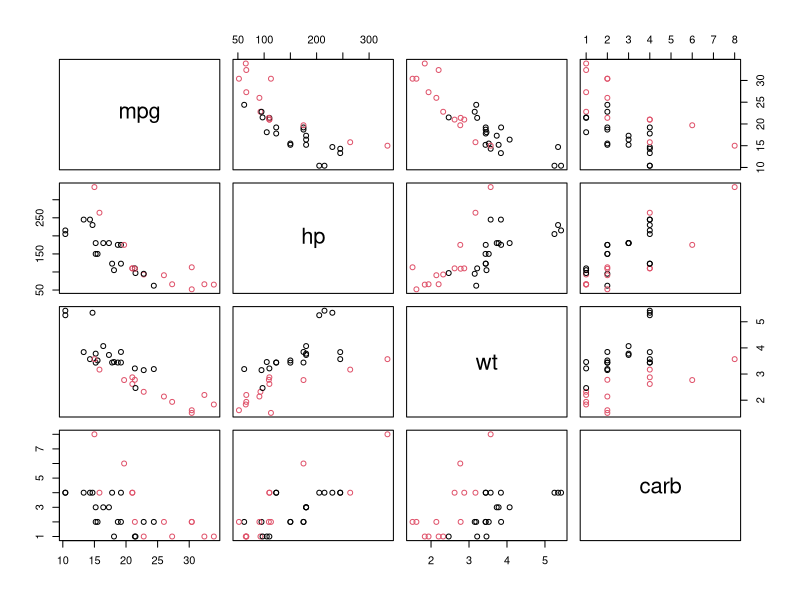
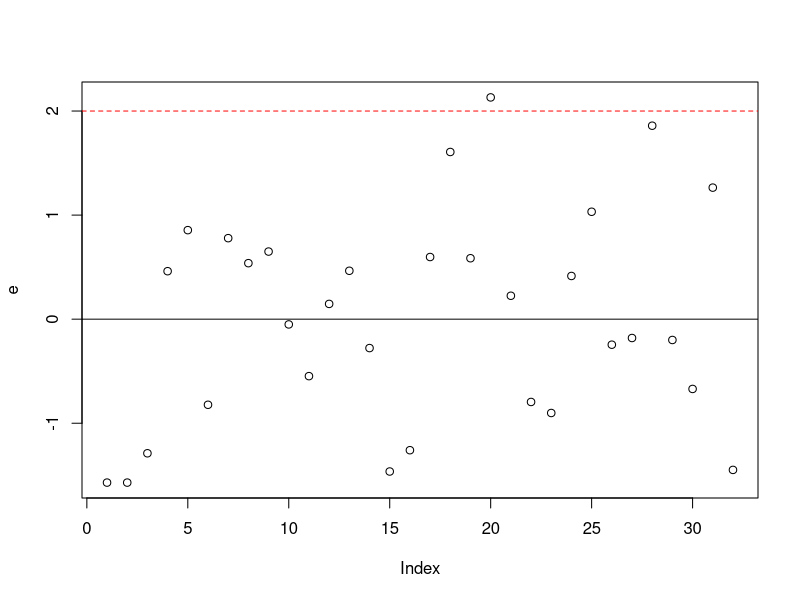
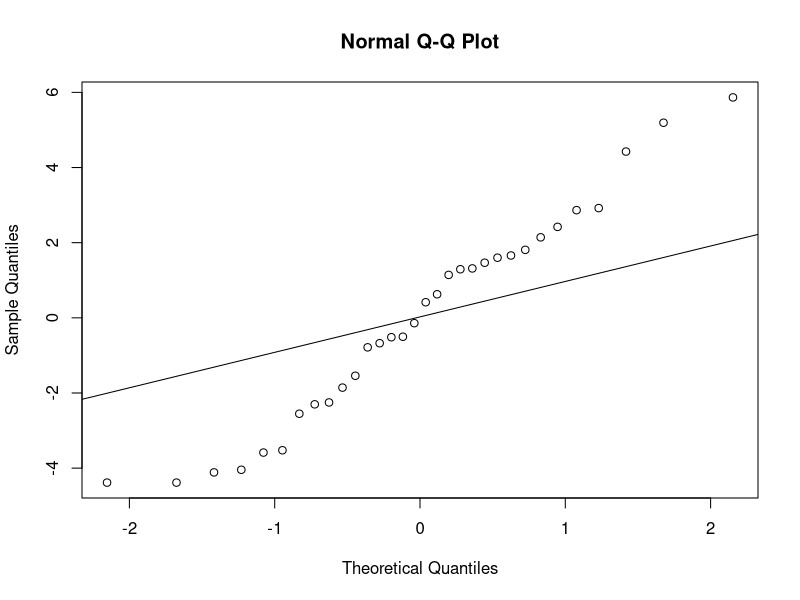
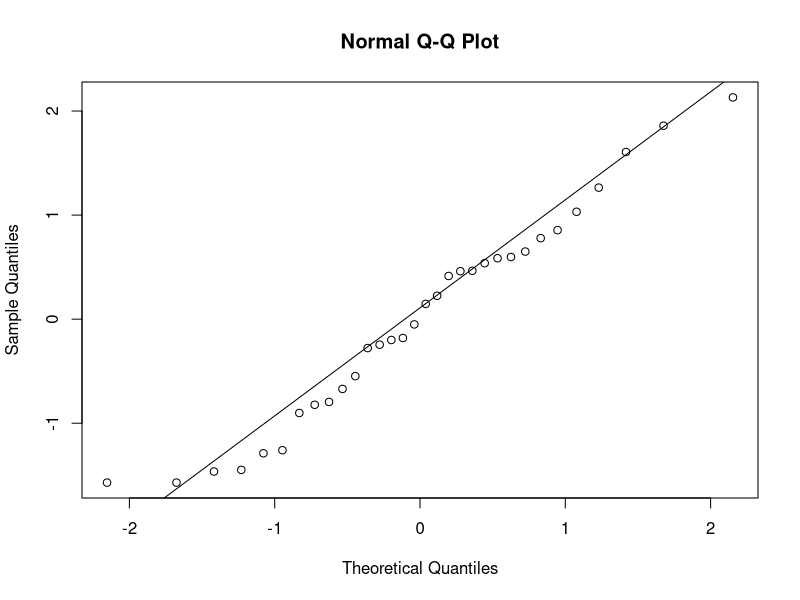
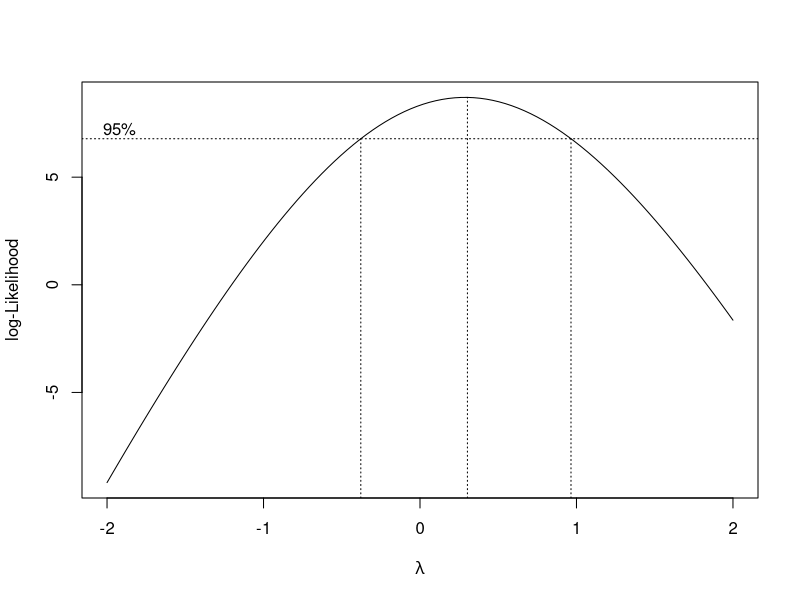
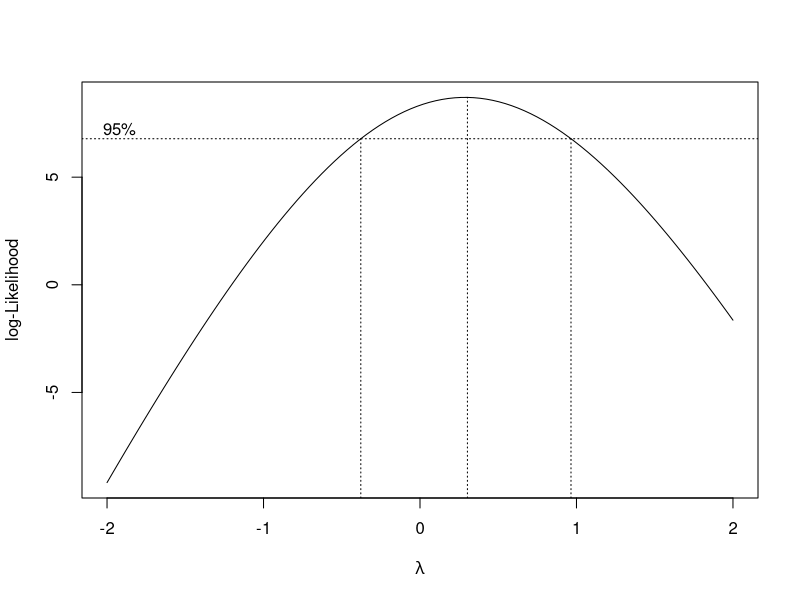
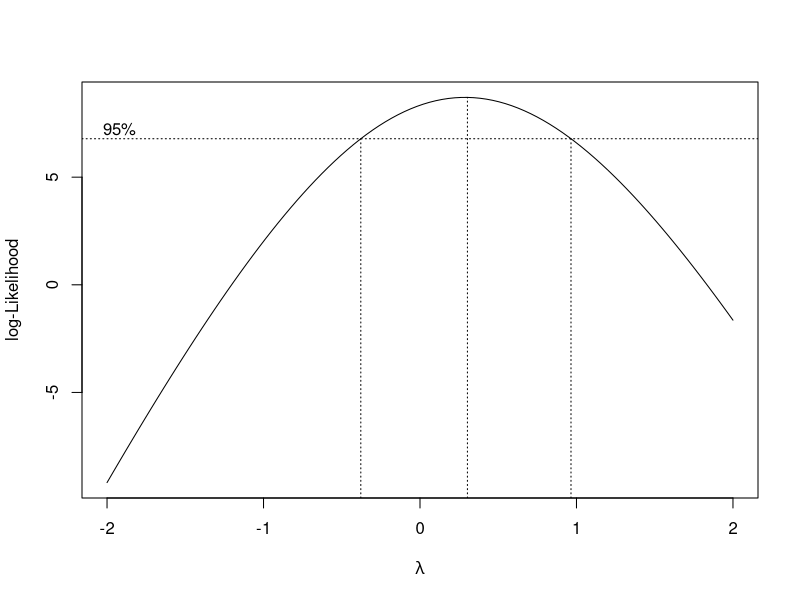
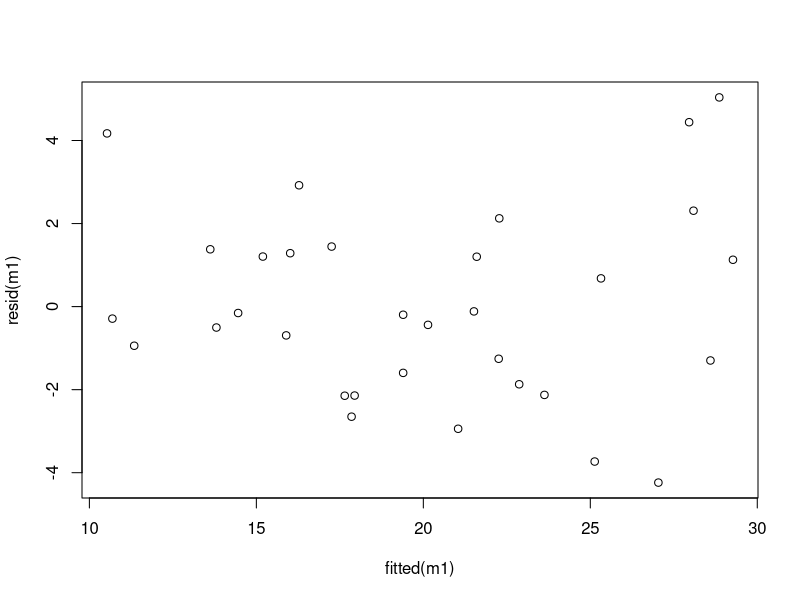

Recreate these plots in R, in order.
## ---- chunk 1
#Data
data(mtcars)
#Cars' names(32)
dimnames(mtcars)[[1]]
## ---- chunk 2
#Variable(11)
dimnames(mtcars)[[2]]
## ---- chunk 3
#Overall view of data(Remove the variable I do not consider)
#Also change the color by am, black=auto and red=manual
pairs(mtcars[, -c(2, 3, 5, 7, 8, 9, 10)], col=mtcars$am + 1)
## ---- chunk 4
#Correlation
round(cor(mtcars[, -c(2, 3, 5, 7, 8, 9, 10)]), 4)
## ---- chunk 5
#Convert vs and am to factor
mtcars$vs <- as.factor(mtcars$vs)
mtcars$am <- as.factor(mtcars$am)
#Using lm to fit model
m1 <- lm(mpg ~ hp + wt + vs + am + carb, data=mtcars)
summary(m1)
## ---- chunk 6
#Model with intercept only
m2 <- update(m1, ~ . - .)
#The same test as testing hp
anova(m1, m2)
## ---- chunk 7
#Model with hp
m3 <- update(m1, ~ . - hp)
#The same test as testing hp
anova(m1, m3)
## ---- chunk 8
#Model with hp
m4 <- update(m1, ~  . - hp - wt)
#The same test as testing hp
anova(m1, m4)
## ---- chunk 9
library(car)
vif(m1)
## ---- chunk 10
m5 <- update(m1, ~ . - wt)
summary(m5)
## ---- chunk 11
vif(m5)
## ---- chunk 12
m6 <- update(m1, ~ . - wt - carb)
summary(m6)
## ---- chunk 13
m7 <- update(m1, ~ . - wt - carb - vs)
summary(m7)
## ---- chunk 14
#No hat value is bigger than 0.5
sum(hatvalues(m7) > 0.5)
## ---- chunk 15
#Stand
e <- rstandard(m7)
plot(e); abline(h=0); abline(h=c(-2, 2), col="red", lty=2)
## ---- chunk 16
#DFFITS
DFFITS <- dffits(m7)
#DFBETAS
DFBETAS <- dfbetas(m7)
#Cook's Distance
Cook_D <- cooks.distance(m7)

round(data.frame(DFFITS=DFFITS, DFBETAS=DFBETAS, Cook.Distance=Cook_D), 4)
## ---- chunk 17
#Summary
influence.measures(m1)
## ---- chunk 18
qqnorm(resid(m7))
qqline(rnorm(100))
## ---- chunk 19
qqnorm(rstandard(m7))
qqline(rnorm(100))
## ---- chunk 20
ks.test(resid(m7), "pnorm")
## ---- chunk 21
library(MASS)
boxcox(m7)
## ---- chunk 22
(lambda <- boxcox(m7)$x[which.max(boxcox(m7)$y)])
## ---- chunk 23
plot(fitted(m1), resid(m1))
## ---- chunk 24
library(car)
durbinWatsonTest(m7)
## ---- chunk 25
library(leaps)
## ---- chunk 26
X <- mtcars[, c(4, 6, 8, 9 , 11)]
y <- mtcars$mpg
